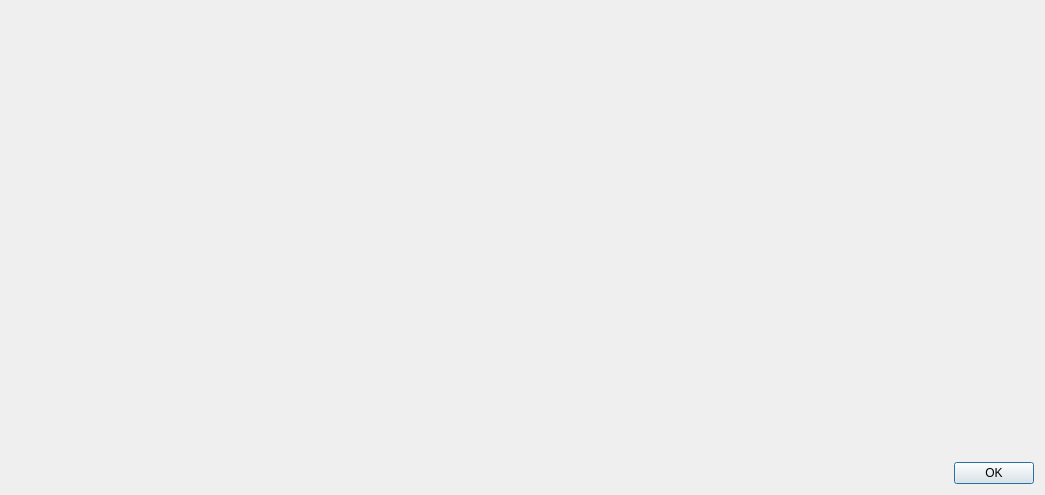
<?xml version="1.0" encoding="UTF-8"?>
<ui version="4.0">
 <class>ShortcutHelp</class>
 <widget class="QDialog" name="ShortcutHelp">
  <property name="geometry">
   <rect>
    <x>0</x>
    <y>0</y>
    <width>1045</width>
    <height>495</height>
   </rect>
  </property>
  <property name="windowTitle">
   <string>Keyboard Shortcuts</string>
  </property>
  <layout class="QVBoxLayout" name="verticalLayout">
   <item>
    <widget class="QLabel" name="label">
     <property name="text">
      <string/>
     </property>
     <property name="pixmap">
      <pixmap>Keybindings.png</pixmap>
     </property>
    </widget>
   </item>
   <item>
    <widget class="QDialogButtonBox" name="buttonBox">
     <property name="orientation">
      <enum>Qt::Horizontal</enum>
     </property>
     <property name="standardButtons">
      <set>QDialogButtonBox::Ok</set>
     </property>
    </widget>
   </item>
  </layout>
 </widget>
 <resources/>
 <connections>
  <connection>
   <sender>buttonBox</sender>
   <signal>accepted()</signal>
   <receiver>ShortcutHelp</receiver>
   <slot>accept()</slot>
   <hints>
    <hint type="sourcelabel">
     <x>248</x>
     <y>254</y>
    </hint>
    <hint type="destinationlabel">
     <x>157</x>
     <y>274</y>
    </hint>
   </hints>
  </connection>
  <connection>
   <sender>buttonBox</sender>
   <signal>rejected()</signal>
   <receiver>ShortcutHelp</receiver>
   <slot>reject()</slot>
   <hints>
    <hint type="sourcelabel">
     <x>316</x>
     <y>260</y>
    </hint>
    <hint type="destinationlabel">
     <x>286</x>
     <y>274</y>
    </hint>
   </hints>
  </connection>
 </connections>
</ui>
